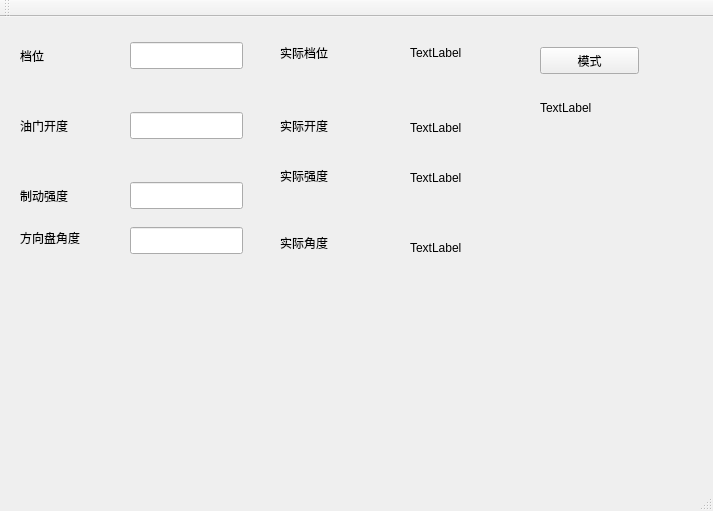
<?xml version="1.0" encoding="UTF-8"?>
<ui version="4.0">
 <class>MainWindow</class>
 <widget class="QMainWindow" name="MainWindow">
  <property name="geometry">
   <rect>
    <x>0</x>
    <y>0</y>
    <width>713</width>
    <height>511</height>
   </rect>
  </property>
  <property name="windowTitle">
   <string>MainWindow</string>
  </property>
  <widget class="QWidget" name="centralWidget">
   <widget class="QLabel" name="label">
    <property name="geometry">
     <rect>
      <x>20</x>
      <y>30</y>
      <width>67</width>
      <height>17</height>
     </rect>
    </property>
    <property name="text">
     <string>档位</string>
    </property>
   </widget>
   <widget class="QLabel" name="label_2">
    <property name="geometry">
     <rect>
      <x>20</x>
      <y>100</y>
      <width>67</width>
      <height>17</height>
     </rect>
    </property>
    <property name="text">
     <string>油门开度</string>
    </property>
   </widget>
   <widget class="QLabel" name="label_3">
    <property name="geometry">
     <rect>
      <x>20</x>
      <y>170</y>
      <width>67</width>
      <height>17</height>
     </rect>
    </property>
    <property name="text">
     <string>制动强度</string>
    </property>
   </widget>
   <widget class="QLabel" name="label_4">
    <property name="geometry">
     <rect>
      <x>20</x>
      <y>210</y>
      <width>111</width>
      <height>21</height>
     </rect>
    </property>
    <property name="text">
     <string>方向盘角度</string>
    </property>
   </widget>
   <widget class="QLineEdit" name="gearEdit">
    <property name="geometry">
     <rect>
      <x>130</x>
      <y>25</y>
      <width>113</width>
      <height>27</height>
     </rect>
    </property>
   </widget>
   <widget class="QLineEdit" name="throttleEdit">
    <property name="geometry">
     <rect>
      <x>130</x>
      <y>95</y>
      <width>113</width>
      <height>27</height>
     </rect>
    </property>
   </widget>
   <widget class="QLineEdit" name="brakingEdit">
    <property name="geometry">
     <rect>
      <x>130</x>
      <y>165</y>
      <width>113</width>
      <height>27</height>
     </rect>
    </property>
   </widget>
   <widget class="QLineEdit" name="steeringEdit">
    <property name="geometry">
     <rect>
      <x>130</x>
      <y>210</y>
      <width>113</width>
      <height>27</height>
     </rect>
    </property>
   </widget>
   <widget class="QLabel" name="label_5">
    <property name="geometry">
     <rect>
      <x>280</x>
      <y>20</y>
      <width>81</width>
      <height>31</height>
     </rect>
    </property>
    <property name="text">
     <string>实际档位</string>
    </property>
   </widget>
   <widget class="QLabel" name="label_6">
    <property name="geometry">
     <rect>
      <x>280</x>
      <y>100</y>
      <width>67</width>
      <height>17</height>
     </rect>
    </property>
    <property name="text">
     <string>实际开度</string>
    </property>
   </widget>
   <widget class="QLabel" name="label_7">
    <property name="geometry">
     <rect>
      <x>280</x>
      <y>150</y>
      <width>67</width>
      <height>17</height>
     </rect>
    </property>
    <property name="text">
     <string>实际强度</string>
    </property>
   </widget>
   <widget class="QLabel" name="label_8">
    <property name="geometry">
     <rect>
      <x>280</x>
      <y>210</y>
      <width>81</width>
      <height>31</height>
     </rect>
    </property>
    <property name="text">
     <string>实际角度</string>
    </property>
   </widget>
   <widget class="QLabel" name="gearlabel">
    <property name="geometry">
     <rect>
      <x>410</x>
      <y>15</y>
      <width>111</width>
      <height>41</height>
     </rect>
    </property>
    <property name="text">
     <string>TextLabel</string>
    </property>
   </widget>
   <widget class="QLabel" name="throttlelabel">
    <property name="geometry">
     <rect>
      <x>410</x>
      <y>90</y>
      <width>111</width>
      <height>41</height>
     </rect>
    </property>
    <property name="text">
     <string>TextLabel</string>
    </property>
   </widget>
   <widget class="QLabel" name="leftlabel">
    <property name="geometry">
     <rect>
      <x>410</x>
      <y>140</y>
      <width>111</width>
      <height>41</height>
     </rect>
    </property>
    <property name="text">
     <string>TextLabel</string>
    </property>
   </widget>
   <widget class="QLabel" name="anglelabel">
    <property name="geometry">
     <rect>
      <x>410</x>
      <y>210</y>
      <width>111</width>
      <height>41</height>
     </rect>
    </property>
    <property name="text">
     <string>TextLabel</string>
    </property>
   </widget>
   <widget class="QPushButton" name="mode_switch">
    <property name="geometry">
     <rect>
      <x>540</x>
      <y>30</y>
      <width>99</width>
      <height>27</height>
     </rect>
    </property>
    <property name="text">
     <string>模式</string>
    </property>
   </widget>
   <widget class="QLabel" name="modelabel">
    <property name="geometry">
     <rect>
      <x>540</x>
      <y>70</y>
      <width>111</width>
      <height>41</height>
     </rect>
    </property>
    <property name="text">
     <string>TextLabel</string>
    </property>
   </widget>
  </widget>
  <widget class="QMenuBar" name="menuBar">
   <property name="geometry">
    <rect>
     <x>0</x>
     <y>0</y>
     <width>713</width>
     <height>25</height>
    </rect>
   </property>
  </widget>
  <widget class="QToolBar" name="mainToolBar">
   <attribute name="toolBarArea">
    <enum>TopToolBarArea</enum>
   </attribute>
   <attribute name="toolBarBreak">
    <bool>false</bool>
   </attribute>
  </widget>
  <widget class="QStatusBar" name="statusBar"/>
 </widget>
 <layoutdefault spacing="6" margin="11"/>
 <resources/>
 <connections/>
</ui>
